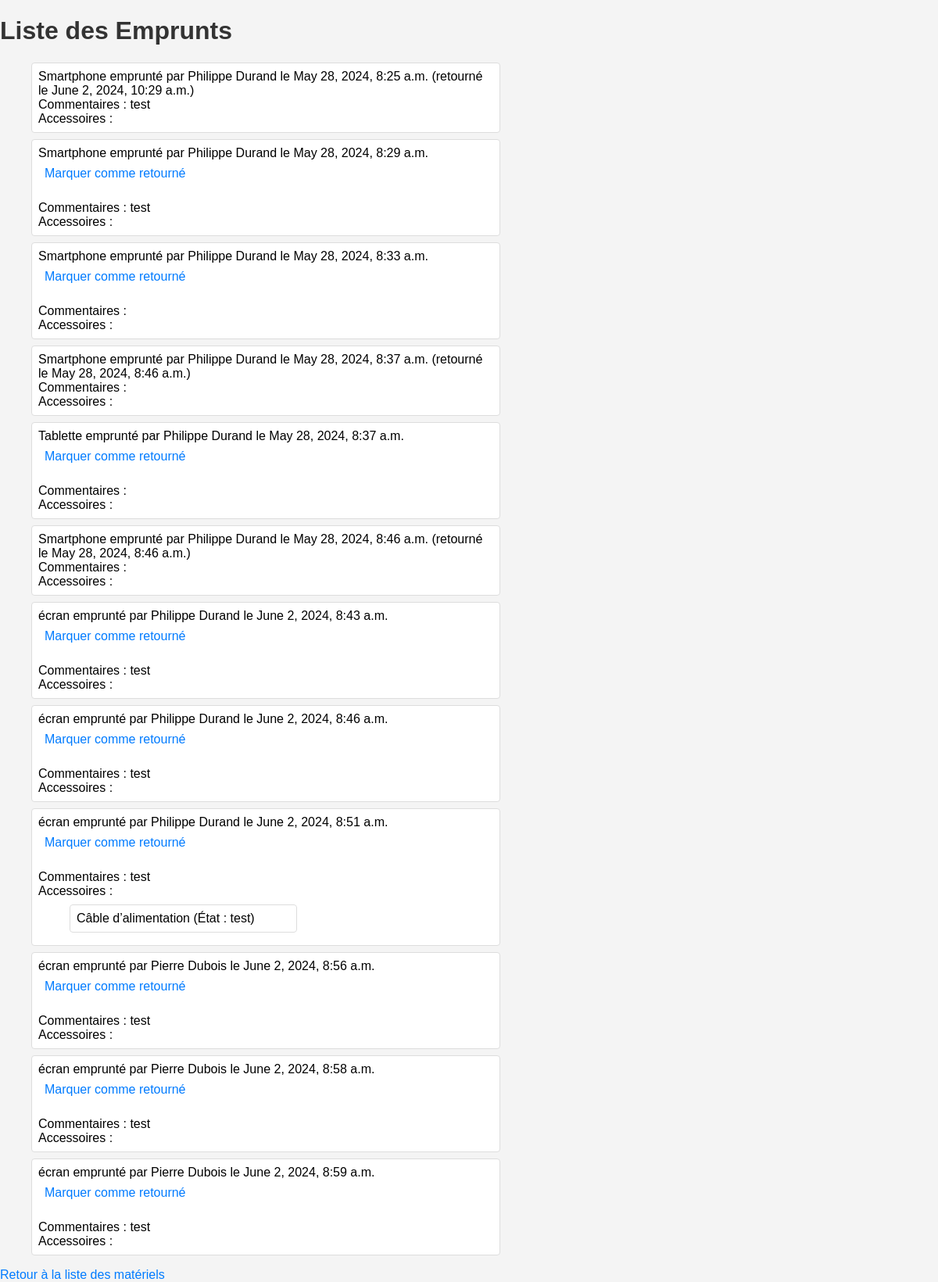
Page /pret/emprunts/ on the committed database.
### pret/models.py (models this page shows, shortened)
class Emprunt(models.Model):
    materiel = models.ForeignKey(Materiel, on_delete=models.CASCADE, related_name='emprunts')
    possesseur = models.ForeignKey(Enseignant, on_delete=models.CASCADE, related_name='emprunts')
    date_emprunt = models.DateTimeField(default=timezone.now)
    date_retour = models.DateTimeField(null=True, blank=True)
    commentaires = models.TextField(blank=True)

class Materiel(models.Model):
    BUDGET_CHOICES = [
        ('annee_courante', 'Budget de l\'année courante'),
        ('projet', 'Budget projets'),
        ('exceptionnel', 'Budget financements exceptionnels'),
    ]
    nom = models.CharField(max_length=100)
    responsable = models.ForeignKey(Enseignant, on_delete=models.SET_NULL, null=True, related_name='materiels')
    salle_actuelle = models.ForeignKey(Salle, on_delete=models.SET_NULL, null=True, related_name='materiels')
    possesseur_actuel = models.ForeignKey(Enseignant, on_delete=models.SET_NULL, null=True, related_name='materiel_possede', blank=True)
    budget = models.CharField(max_length=20, choices=BUDGET_CHOICES, default='annee_courante')
    montant = models.DecimalField(max_digits=10, decimal_places=2, default=0.00)
    accessoires = models.ManyToManyField(Accessoire, blank=True)

class Enseignant(models.Model):
    nom = models.CharField(max_length=100)

class Accessoire(models.Model):
    nom = models.CharField(max_length=100)
    etat = models.CharField(max_length=100, blank=True)

### pret/views.py (the view)
# urls.py: path('emprunts/', views.emprunt_list, name='emprunt_list'),
def emprunt_list(request):
    emprunts = Emprunt.objects.all().select_related('materiel', 'possesseur')
    return render(request, 'pret/emprunt_list.html', {'emprunts': emprunts})

### pret/templates/pret/emprunt_list.html (shortened to what this page needs)
<!DOCTYPE html>
<html>
<head>
    {% load static %}
    <link rel="stylesheet" type="text/css" href="{% static 'styles.css' %}">
</head>
<body>
    <h1>Liste des Emprunts</h1>
    <ul>
        {% for emprunt in emprunts %}
        <li>
            {{ emprunt.materiel.nom }} emprunté par {{ emprunt.possesseur.nom }} le {{ emprunt.date_emprunt|date:"F j, Y, g:i a" }}
            {% if emprunt.date_retour %}
                (retourné le {{ emprunt.date_retour|date:"F j, Y, g:i a" }})
            {% else %}
                <a href="{% url 'emprunt_return' emprunt.id %}">Marquer comme retourné</a>
            {% endif %}
            <br>
            Commentaires : {{ emprunt.commentaires }}
            <br>
            Accessoires :
            <ul>
                {% for accessoire in emprunt.materiel.accessoires.all %}
                <li>{{ accessoire.nom }} (État : {{ accessoire.etat }})</li>
                {% endfor %}
            </ul>
        </li>
        {% endfor %}
    </ul>
    <a href="{% url 'index' %}">Retour à la liste des matériels</a>
</body>
</html>

### pret/static/styles.css (style rules this page uses)
body { font-family: Arial, sans-serif; background-color: #f4f4f4; margin: 0; padding: 0; }
h1, h2, h3 { color: #333; }
ul { list-style-type: none; padding-left: 40px; padding-right: 40px; width: 50%; }
li { background: #fff; margin: 0.5rem 0; padding: 0.5rem; border: 1px solid #ddd; border-radius: 4px; overflow: hidden; }
li a { display: block; padding: 0.5rem; text-decoration: none; color: #007bff; width: 100%; box-sizing: border-box; }
a { text-decoration: none; color: #007bff; }

### rows in the picture
Emprunt: materiel.nom "Smartphone", possesseur.nom "Philippe Durand", date_emprunt "May 28, 2024, 8:25 a.m.", date_retour "June 2, 2024, 10:29 a.m.", commentaires "test"
Emprunt: materiel.nom "Smartphone", possesseur.nom "Philippe Durand", date_emprunt "May 28, 2024, 8:29 a.m.", shows "Marquer comme retourné", commentaires "test"
Emprunt: materiel.nom "Smartphone", possesseur.nom "Philippe Durand", date_emprunt "May 28, 2024, 8:33 a.m.", shows "Marquer comme retourné"
Emprunt: materiel.nom "Smartphone", possesseur.nom "Philippe Durand", date_emprunt "May 28, 2024, 8:37 a.m.", date_retour "May 28, 2024, 8:46 a.m."
Emprunt: materiel.nom "Tablette", possesseur.nom "Philippe Durand", date_emprunt "May 28, 2024, 8:37 a.m.", shows "Marquer comme retourné"
Emprunt: materiel.nom "Smartphone", possesseur.nom "Philippe Durand", date_emprunt "May 28, 2024, 8:46 a.m.", date_retour "May 28, 2024, 8:46 a.m."
Emprunt: materiel.nom "écran", possesseur.nom "Philippe Durand", date_emprunt "June 2, 2024, 8:43 a.m.", shows "Marquer comme retourné", commentaires "test"
Emprunt: materiel.nom "écran", possesseur.nom "Philippe Durand", date_emprunt "June 2, 2024, 8:46 a.m.", shows "Marquer comme retourné", commentaires "test"
Emprunt: materiel.nom "écran", possesseur.nom "Philippe Durand", date_emprunt "June 2, 2024, 8:51 a.m.", shows "Marquer comme retourné", commentaires "test"
Accessoire: nom "Câble d’alimentation", etat "test"
Emprunt: materiel.nom "écran", possesseur.nom "Pierre Dubois", date_emprunt "June 2, 2024, 8:56 a.m.", shows "Marquer comme retourné", commentaires "test"
Emprunt: materiel.nom "écran", possesseur.nom "Pierre Dubois", date_emprunt "June 2, 2024, 8:58 a.m.", shows "Marquer comme retourné", commentaires "test"
Emprunt: materiel.nom "écran", possesseur.nom "Pierre Dubois", date_emprunt "June 2, 2024, 8:59 a.m.", shows "Marquer comme retourné", commentaires "test"
